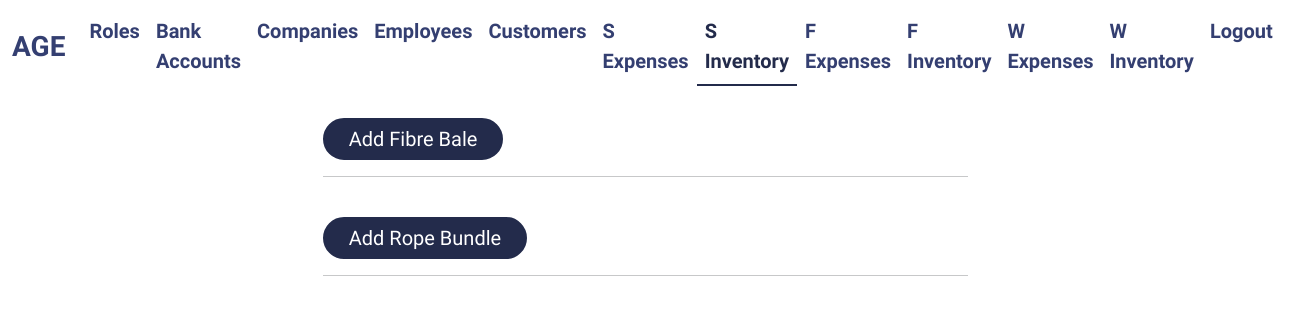
/inventory/shop/ (signed in), run on an earlier commit of the app's database.
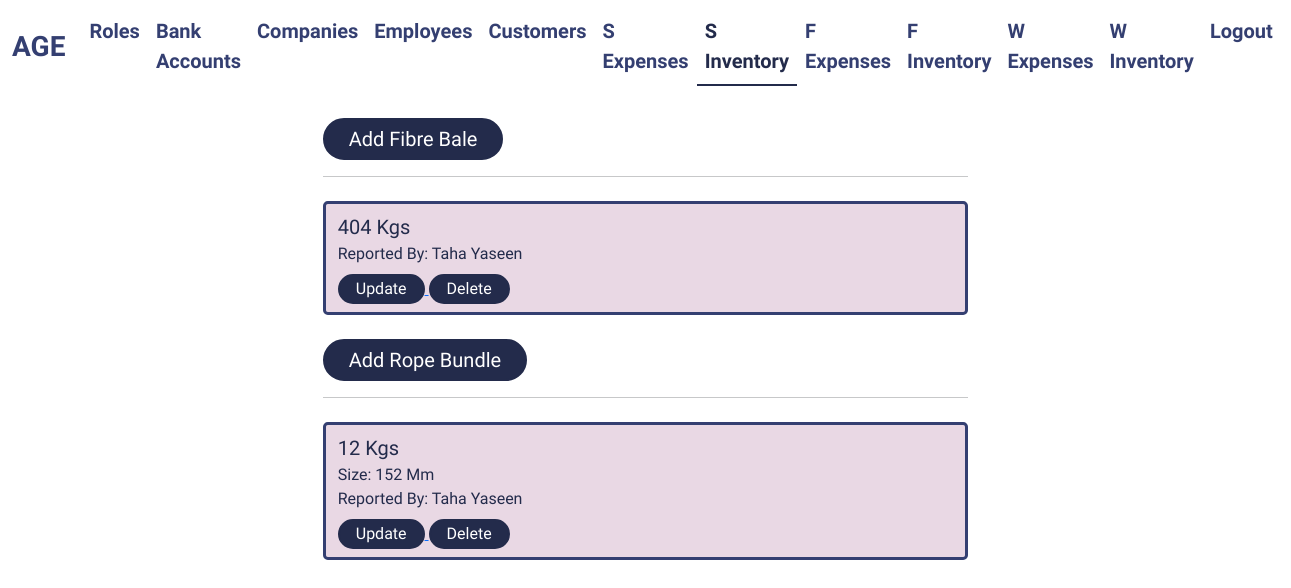
And on a later commit of the database.
### inventory/models.py (models this page shows)
class FibreBale(models.Model):
    weight = models.IntegerField()
    added = models.DateTimeField(auto_now_add=True)
    added_by = models.ForeignKey("employee.Employee", on_delete=models.SET_NULL, null=True)
    association = models.CharField(max_length=10)

class RopeBundle(models.Model):
    weight = models.IntegerField()
    size = models.IntegerField()
    produced = models.DateTimeField(auto_now_add=True)
    added_by = models.ForeignKey("employee.Employee", on_delete=models.SET_NULL, null=True)
    association = models.CharField(max_length=10)

### employee/models.py (models this page shows)
class Employee(models.Model):
    name = models.CharField(max_length=255)
    associated_role = models.ForeignKey("role.Role", on_delete=models.SET_NULL, null=True)
    associated_bank_account = models.ForeignKey("bank_account.BankAccount", on_delete=models.SET_NULL, null=True)
    associated_user = models.ForeignKey(User, on_delete=models.CASCADE)

### inventory/views.py (the view)
# urls.py: path("<str:association>/", views.inventory_view, name="inventory"),
def inventory_view(request, association):
    page_title = f"{association.title()} Inventory"
    access = access_to_context(request)
    if not access[f"has_access_to_{association}_management"]:
        return redirect("home")
    fibre_bales = FibreBale.objects.filter(association=association)
    rope_bundles = RopeBundle.objects.filter(association=association)
    context = {"page_title": page_title, "fibre_bales": fibre_bales, "rope_bundles": rope_bundles}
    return render(request, "inventory.html", context)

### inventory/templates/inventory.html (shortened to what this page needs)
{% extends "layout.html" %} {% block content %}
{% with request.resolver_match.kwargs.association as association %}
<div class="col-lg-6 col-md-9 col-11 mx-auto">
	<a href="{% url 'add_fibre_bale' association %}">
		<button class="mt-4 px-4 py-1 rounded-pill fs-5">Add Fibre Bale</button>
	</a>
	<hr />
	{% for fibre_bale in fibre_bales %}
	<div class="container mt-4 py-2 rounded-3">
		<p class="m-0 fs-5">{{fibre_bale.weight}} Kgs</p>
		<p class="m-0 fs-6">Reported By: {{fibre_bale.added_by.name}}</p>
		<a href="{% url 'update_fibre_bale' association fibre_bale.id %}">
			<button class="px-3 rounded-pill fs-6">Update</button>
		</a>
		<a href="{% url 'delete_fibre_bale' association fibre_bale.id %}">
			<button class="px-3 rounded-pill fs-6">Delete</button>
		</a>
	</div>
	{% endfor %}
	<a href="{% url 'add_rope_bundle' association %}">
		<button class="mt-4 px-4 py-1 rounded-pill fs-5">
			Add Rope Bundle
		</button>
	</a>
	<hr />
	{% for rope_bundle in rope_bundles %}
	<div class="container mt-4 py-2 rounded-3">
		<p class="m-0 fs-5">{{rope_bundle.weight}} Kgs</p>
		<p class="m-0 fs-6">Size: {{rope_bundle.size}} Mm</p>
		<p class="m-0 fs-6">Reported By: {{rope_bundle.added_by.name}}</p>
		<a href="{% url 'update_rope_bundle' association rope_bundle.id %}">
			<button class="px-3 rounded-pill fs-6">Update</button>
		</a>
		<a href="{% url 'delete_rope_bundle' association rope_bundle.id %}">
			<button class="px-3 rounded-pill fs-6">Delete</button>
		</a>
	</div>
	{% endfor %}
</div>
{% endwith %} {% endblock content %}

What changed in the data, as far as the page shows it:
added FibreBale: weight "404", added_by.name "Taha Yaseen"
added RopeBundle: weight "12", size "152", added_by.name "Taha Yaseen"
